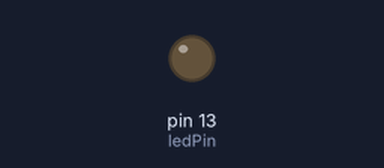
A sketch run on a simulated Arduino Uno, built with avr-gcc and run on an emulated ATmega328P. Parts: output pins drawn as LEDs (lit = HIGH).

Above: at 2.1 s.
At 45.2 s:
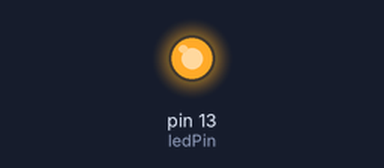
Timing chart, 0 to 51.3 s (numbered marks = the images above):
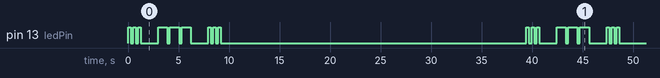

The sketch:

sos.ino
```cpp
/*
 *This program turns on and turns off a LED,
  writing the SOS message in Morse code.
  Each SOS is separated from the other
  by 30 seconds.
*/

static int ledPin=13;

void setup(){
  pinMode(ledPin, OUTPUT);        // set the digital pin as output
}

void ledSOS(){
  int i = 0;
  for (i=0; i<3; i++){            // letter S, made by 3 dots
    digitalWrite(ledPin, HIGH);   // turns on the LED
    delay(250);                   // wait
    digitalWrite(ledPin, LOW);    // turns off the LED
    delay(250);
  }
  delay(1500);
  i = 0;
  for (i=0; i<3; i++){            // letter O, made by 3 dashes
    digitalWrite(ledPin, HIGH);
    delay(900);
    digitalWrite(ledPin, LOW);
    delay(250);
  }
  delay(1500);
  i = 0;
  for (i=0; i<3; i++){            // letter S, made by 3 dots
    digitalWrite(ledPin, HIGH);
    delay(250);
    digitalWrite(ledPin, LOW);
    delay(250);
  }
}

void loop(){                      // loop the instructions
  ledSOS();
  delay(30000);                   // wait 30 seconds
}
```

Measured:
- by itself, pin 13 (ledPin): repeats every 39.5 s: 2 × (LOW 0.25 s, HIGH 0.25 s), LOW 1.8 s, 2 × (HIGH 0.90 s, LOW 0.25 s), HIGH 0.90 s, LOW 1.8 s, 2 × (HIGH 0.25 s, LOW 0.25 s), HIGH 0.25 s, LOW 30.3 s, HIGH 0.25 s
- by itself, everything shown: repeats every 39.5 s, in 18 steps
